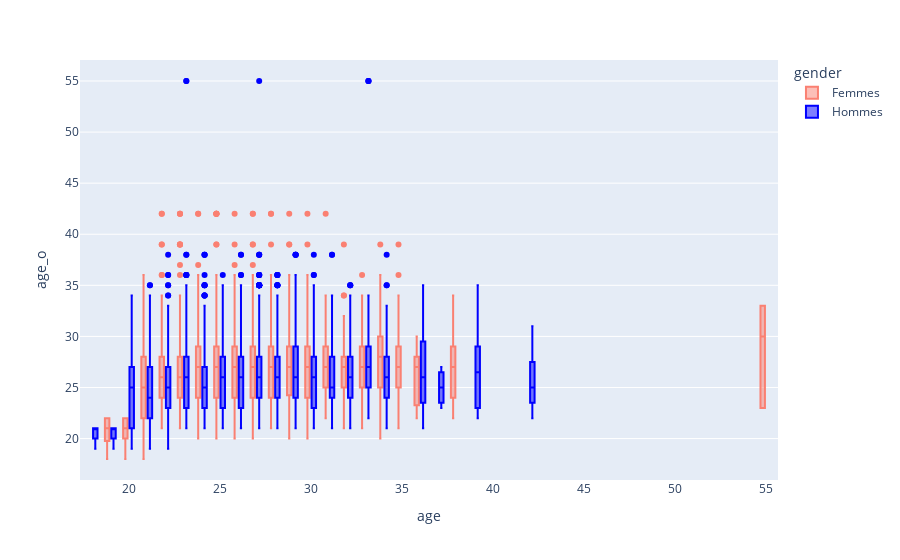

The notebook cell saved with this chart:
### Markdown cell above
## AXE 1: la différence d'ages est-elle un critère favorisant les matchs ?

### Code cell
# visualisation de la recherche de partenaires en fonction du sexe et de l'age

fig_age_gend= px.box(df, x="age", y="age_o", color="gender", color_discrete_map={"Hommes": "blue", "Femmes": "salmon"})
fig_age_gend.show()

### Figure 1 — Plotly figure (JSON) as saved in the notebook; plotly's stock layout.template omitted (floating-point values rounded to 4 significant figures; data arrays with more than 128 entries replaced by an {"elided": "..."} marker saying what was removed)
{"data": [{"alignmentgroup": "True", "hovertemplate": "gender=Femmes<br>age=%{x}<br>age_o=%{y}<extra></extra>", "legendgroup": "Femmes", "marker": {"color": "salmon"}, "name": "Femmes", "notched": false, "offsetgroup": "Femmes", "orientation": "v", "showlegend": true, "type": "box", "x": {"elided": "4184 int values"}, "x0": " ", "xaxis": "x", "y": {"elided": "4184 int values"}, "y0": " ", "yaxis": "y"}, {"alignmentgroup": "True", "hovertemplate": "gender=Hommes<br>age=%{x}<br>age_o=%{y}<extra></extra>", "legendgroup": "Hommes", "marker": {"color": "blue"}, "name": "Hommes", "notched": false, "offsetgroup": "Hommes", "orientation": "v", "showlegend": true, "type": "box", "x": {"elided": "4194 int values"}, "x0": " ", "xaxis": "x", "y": {"elided": "4194 int values"}, "y0": " ", "yaxis": "y"}], "layout": {"boxmode": "group", "legend": {"title": {"text": "gender"}, "tracegroupgap": 0}, "margin": {"t": 60}, "xaxis": {"anchor": "y", "domain": [0, 1], "title": {"text": "age"}}, "yaxis": {"anchor": "x", "domain": [0, 1], "title": {"text": "age_o"}}}}
